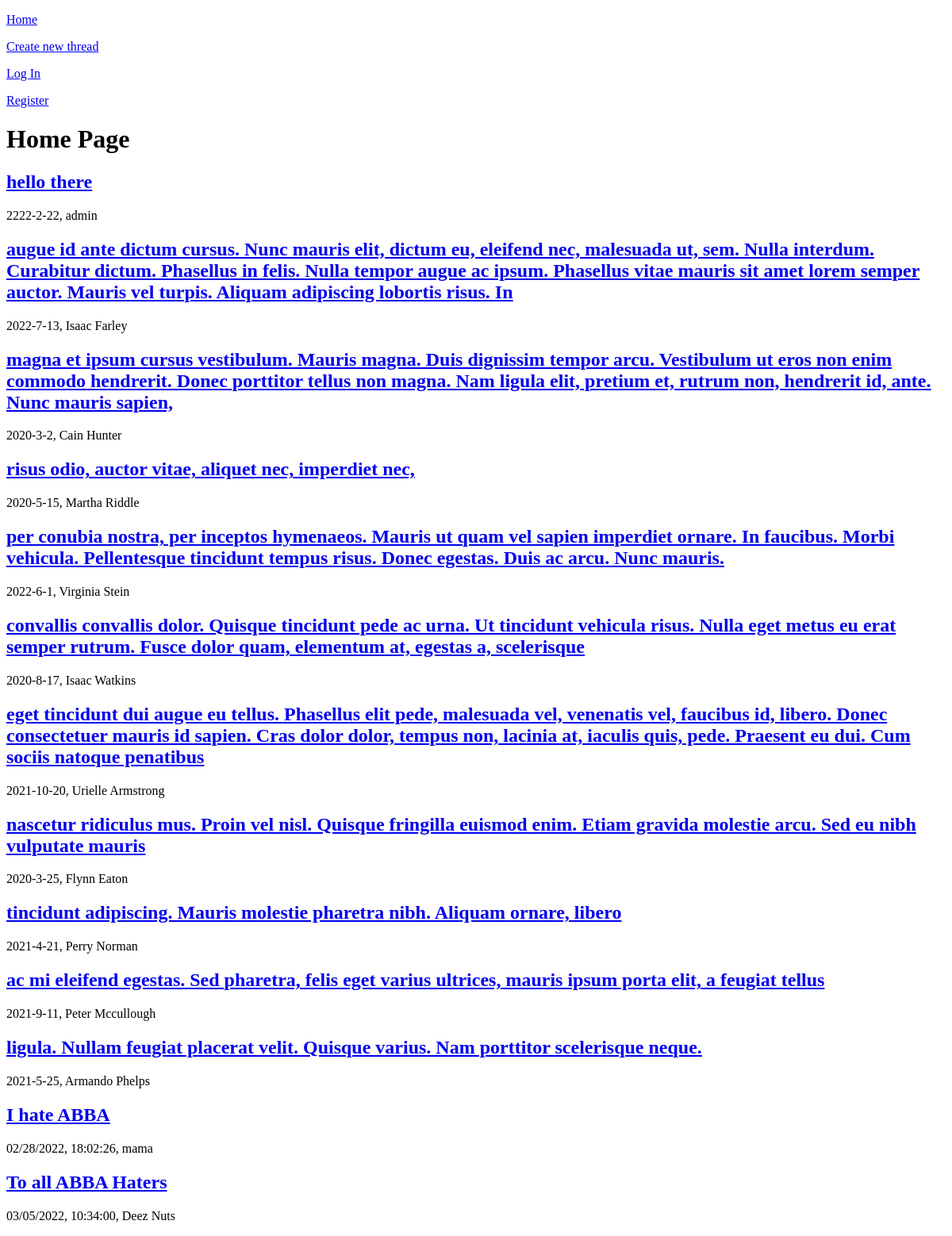
Before: / with the older database file.
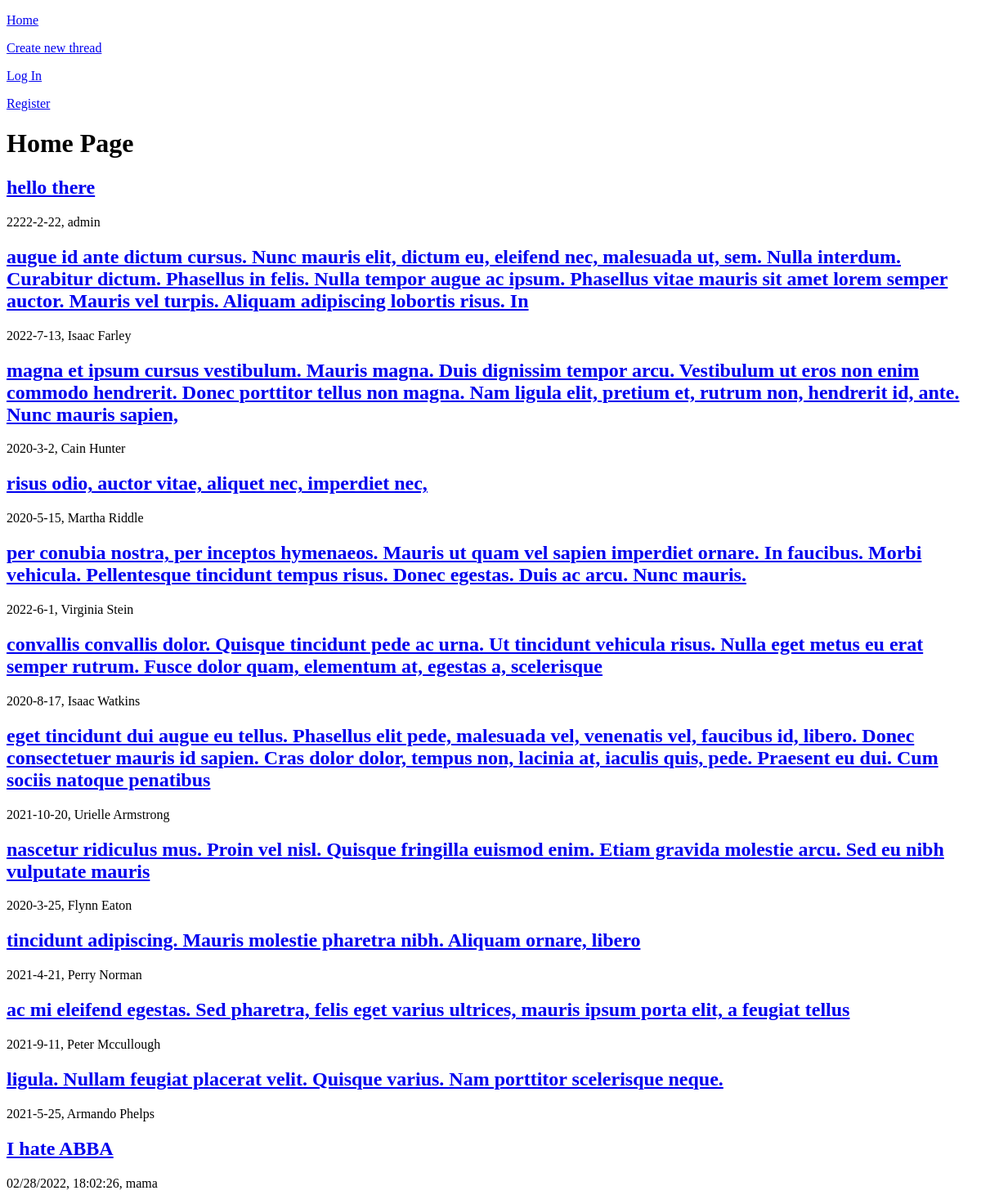
After: the same page with the newer database file.
### tables this page shows
CREATE TABLE threads
(
    thread_id INTEGER PRIMARY KEY AUTOINCREMENT,
    title TEXT NOT NULL,
    body TEXT NOT NULL,
    date_created TEXT NOT NULL,
    user_poster TEXT NOT NULL
);

### app.py (the view, shortened to what this page needs)
@app.route("/", methods=["GET", "POST"])
def index():
    delete_form = DeleteForm()
    db = get_db()
    threads = db.execute("""
        SELECT * FROM threads;
    """).fetchall()
    return render_template("index.html", threads=threads, delete_form=delete_form)

### app.py (called while the page is built)
@app.before_request
def load_logged_in_user():
    g.user = session.get("username", None)

### database.py (called while the page is built)
def get_db():
    if "db" not in g:
        g.db = sqlite3.connect(DATABASE,
            detect_types=sqlite3.PARSE_DECLTYPES
        )
        g.db.row_factory = sqlite3.Row
    return g.db

### templates/index.html (shortened to what this page needs)
{% extends 'base.html' %}
{% block main_content %}
<h1>Home Page</h1>
{% for thread in threads %}
    <h2>
        <a href="{{ url_for('thread', thread_id=thread['thread_id']) }}">
            {{ thread["title"] }}
        </a>
    </h2>
    <p>{{ thread["date_created"] }}, {{ thread["user_poster"] }}</p>
{% endfor %}
{% endblock %}

### templates/base.html (shortened to what this page needs)
<!DOCTYPE html>
<html lang="en">
<head>
</head>
<body>
    <nav>
        <a href="{{ url_for('index') }}">
            <p>
                Home
            </p>
        </a>
        <a href="{{ url_for('post_thread') }}">
            <p>
                Create new thread
            </p>
        </a>
        {% if g.user %}
            <a href="{{ url_for('logout') }}">
                <p>
                    Log Out
                </p>
            </a>
        {% else %}
            <a href="{{ url_for('login') }}">
                <p>
                    Log In
                </p>
            </a>
            <a href="{{ url_for('register') }}">
                <p>
                    Register
                </p>
            </a>
        {% endif %}
    </nav>
    {% block main_content %}
    {% endblock %}
</body>
</html>

Changed rows visible on the page:
removed threads: title "To all ABBA Haters", date_created "03/05/2022, 10:34:00", user_poster "Deez Nuts"
